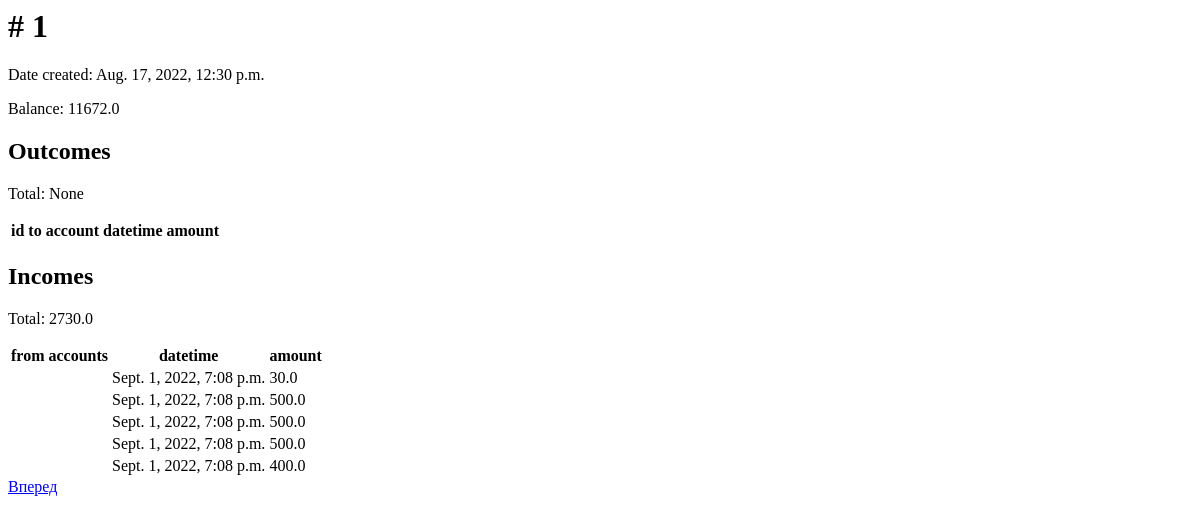
The app's page /account/1/ (signed in), older data.
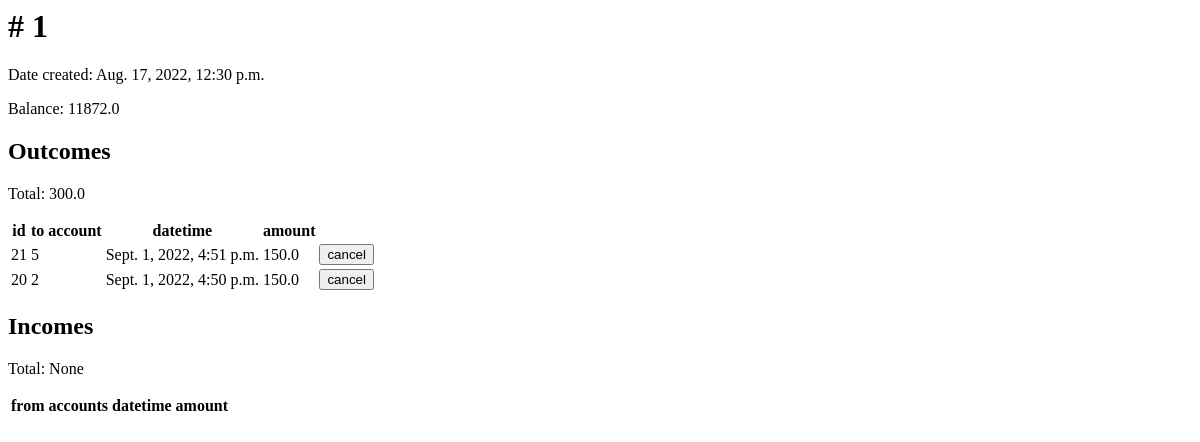
The same page, newer data.
### transactions/models.py (models this page shows)
class Account(models.Model):
    balance = models.FloatField(validators=[MinValueValidator(0)])
    user = models.ForeignKey(User, on_delete=models.CASCADE)
    created = models.DateTimeField(auto_now_add=True)
    transactions = models.ManyToManyField('self', through='Transaction')
    def __str__(self):
        return str(self.id)
    class Meta:
        verbose_name = 'Cчет'
        verbose_name_plural = 'Cчета'

class Transaction(models.Model):
    date_time = models.DateTimeField(auto_now_add=True)
    amount = models.FloatField(validators=[MinValueValidator(0)])
    from_accounts = models.ManyToManyField(Account, related_name='outcomes')
    to_account = models.ForeignKey(Account, on_delete=models.CASCADE, related_name='incomes')
    is_cancelled = models.BooleanField(default=False)
    class Meta:
        verbose_name = 'Транзакция'
        verbose_name_plural = 'Транзакции'

### transactions/views.py (the view)
# urls.py: path('account/<int:account_id>/', views.account, name='account'),
def account(request, account_id):
    if not request.user.account_set.filter(id=account_id).exists():
        return render(request, 'cancel.html', {'message': 'Access denied.' })
    account = Account.objects.prefetch_related(Prefetch('outcomes', Transaction.objects.annotate(outcome_amount=F('amount') / Count('from_accounts')))).get(id=account_id)
    outcomes = account.outcomes.order_by('-date_time')
    total_outcomes = outcomes.aggregate(Sum('outcome_amount'))['outcome_amount__sum']
    paginated_outcomes = paginate(request, outcomes, 'outcomes_page')
    incomes = account.incomes.order_by('-date_time')
    total_incomes = incomes.aggregate(Sum('amount'))['amount__sum']
    paginated_incomes = paginate(request, incomes, 'incomes_page')
    return render(request, 'account.html', {'account': account, 'outcomes': paginated_outcomes, 'total_outcomes': total_outcomes, 'incomes': paginated_incomes, 'total_incomes': total_incomes})

### transactions/views.py (called while the page is built)
def paginate(request, objects, url_param):
    paginator = Paginator(objects, 5)
    page_num = request.GET.get(url_param, 1)
    try:
        page = paginator.page(page_num)
    except EmptyPage:
        page = paginator.page(1)
    return page

### transactions/templates/account.html (shortened to what this page needs)
<h1># {{ account.id }}</h1>
<p>Date created: {{ account.created }}</p>
<p>Balance: {{ account.balance }}</p>
<h2>Outcomes</h2>
<p>Total: {{ total_outcomes }}</p>
<table class="table">
    <thead>
        <tr>
            <th>id</th>
            <th>to account</th>
            <th>datetime</th>
            <th>amount</th>
        </tr>
    </thead>
    <tbody>
            {% for x in outcomes %}
            <form action="{% url 'cancel_transaction' %}" method="POST">
                <tr>
                    <td>{{ x.id }}</td>
                    <td>{{ x.to_account }}</td>
                    <td>{{ x.date_time }}</td>
                    <td>{{ x.outcome_amount }}</td>
                    <td><input type="submit" value="cancel"></td>
                </tr>
            </form>
            {% endfor %}
    </tbody>
</table>
<h2>Incomes</h2>
<p>Total: {{ total_incomes }}</p>
<table class="table">
    <thead>
        <tr>
            <th>from accounts</th>
            <th>datetime</th>
            <th>amount</th>
        </tr>
    </thead>
    <tbody>
        {% for x in incomes %}
            <tr>
                <td>{{ x.from_accounts.all|join:', ' }}</td>
                <td>{{ x.date_time }}</td>
                <td>{{ x.amount }}</td>
            </tr>
        {% endfor %}
    </tbody>
</table>
{% if incomes.has_next %}
<a href="{% url 'account' account.id %}?incomes_page={{ incomes.next_page_number }}&outcomes_page={{ outcomes.number }}">Вперед</a>
{% endif %}

Row changes from the older to the newer data that the page shows:
removed Transaction: date_time "Sept. 1, 2022, 7:08 p.m.", amount "30.0", shown under "Incomes"
removed Transaction: date_time "Sept. 1, 2022, 7:08 p.m.", amount "500.0", shown under "Incomes"
removed Transaction: date_time "Sept. 1, 2022, 7:08 p.m.", amount "500.0", shown under "Incomes"
removed Transaction: date_time "Sept. 1, 2022, 7:08 p.m.", amount "500.0", shown under "Incomes"
removed Transaction: date_time "Sept. 1, 2022, 7:08 p.m.", amount "400.0", shown under "Incomes"
changed Account id 1: balance "11672.0" → "11872.0"
added Transaction: id "21", to_account "5", date_time "Sept. 1, 2022, 4:51 p.m.", outcome_amount "150.0", shown under "Outcomes"
added Transaction: id "20", to_account "2", date_time "Sept. 1, 2022, 4:50 p.m.", outcome_amount "150.0", shown under "Outcomes"
Text that changed along with them:
{{ total_outcomes }}: "None" → "300.0"
{{ total_incomes }}: "2730.0" → "None"
text no longer shown: "Вперед"
